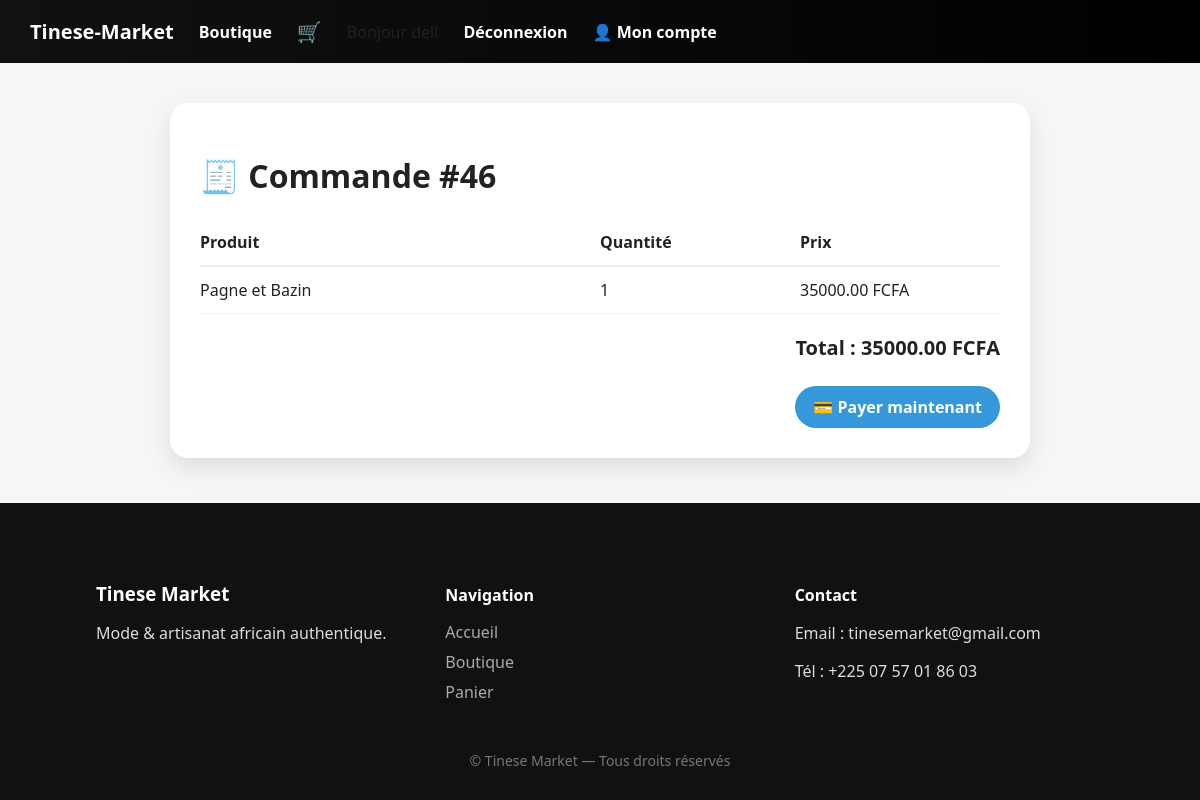
The app's page /orders/46/ (signed in) with its own data.
### orders/models.py (models this page shows, shortened)
class Order(models.Model):
    STATUS_CHOICES = (
        ('pending', 'En attente'),
        ('paid', 'Payée'),
    )
    user = models.ForeignKey(settings.AUTH_USER_MODEL, on_delete=models.CASCADE)
    total_price = models.DecimalField(max_digits=10, decimal_places=2, default=0)
    status = models.CharField(max_length=20, choices=STATUS_CHOICES, default='pending')
    created_at = models.DateTimeField(auto_now_add=True)

class OrderItem(models.Model):
    order = models.ForeignKey(Order, related_name='items', on_delete=models.CASCADE)
    product = models.ForeignKey(Product, on_delete=models.CASCADE)
    price = models.DecimalField(max_digits=10, decimal_places=2)
    quantity = models.PositiveIntegerField()

### boutique/models.py (models this page shows, shortened)
class Product(models.Model):
    category = models.ForeignKey(
    Category,
    related_name='products',
    on_delete=models.CASCADE,
    null=True,
    blank=True
)
    name = models.CharField(max_length=200)
    description = models.TextField()
    price = models.DecimalField(max_digits=8, decimal_places=2)
    stock = models.PositiveIntegerField(default=0)
    image = models.ImageField(upload_to='products/', blank=True)

### orders/views.py (the view)
# urls.py: path('<int:order_id>/', views.order_detail, name='order_detail'),
@login_required
def order_detail(request, order_id):
    order = get_object_or_404(
        Order,
        id=order_id,
        user=request.user
    )
    return render(request, 'orders/order_detail.html', {
        'order': order
    })

### cart/cart.py (called while the page is built)
    def total_quantity(self):
        return sum(item['qty'] for item in self.cart.values())

### cart/context_processors.py (called while the page is built)
def cart_info(request):
    cart = Cart(request)
    return {
        'cart_count': cart.total_quantity()
    }

### templates/orders/order_detail.html (shortened to what this page needs)
{% extends "base.html" %}
{% block content %}
<div class="order-card">
    <h1>🧾 Commande #{{ order.id }}</h1>
    <div class="order-header">
        <span>Produit</span>
        <span>Quantité</span>
        <span>Prix</span>
    </div>
    {% for item in order.items.all %}
    <div class="order-row">
        <span>{{ item.product.name }}</span>
        <span>{{ item.quantity }}</span>
        <span>{{ item.price }} FCFA</span>
    </div>
    {% endfor %}
    <div class="order-total">
        <strong>Total : {{ order.total_price }} FCFA</strong>
    </div>
    <div class="order-pay">
        <a href="{% url 'payment_start' order.id %}" class="btn primary">
            💳 Payer maintenant
        </a>
    </div>
</div>
{% endblock %}

### templates/base.html (shortened to what this page needs)
{% load static %}
<!DOCTYPE html>
<html lang="fr">
<head>
    <link rel="stylesheet" href="{% static 'css/style.css' %}">
</head>
<body>
    <nav>
        <a href="{% url 'home' %}" class="logo">Tinese-Market</a>
        <a href="{% url 'shop' %}">Boutique</a>
        <a href="{% url 'cart_detail' %}" class="cart-link">
            🛒
        </a>
         {% if user.is_authenticated %}
            <span>Bonjour {{ user.username }}</span>
            <a href="{% url 'logout' %}">Déconnexion</a>
             <a href="{% url 'my_orders' %}">👤 Mon compte</a>
        {% else %}
            <a href="{% url 'register' %}">Inscription</a>
            <a href="{% url 'login' %}">Connexion</a>
        {% endif %}
    </nav>
    <main>
        {% block content %}
        {% endblock %}
    </main>
    <footer class="footer">
    <div class="footer-grid">
        <div>
            <h3>Tinese Market</h3>
            <p>Mode & artisanat africain authentique.</p>
        </div>
        <div>
            <h4>Navigation</h4>
            <a href="{% url 'home' %}">Accueil</a>
            <a href="{% url 'shop' %}">Boutique</a>
            <a href="{% url 'cart_detail' %}">Panier</a>
        </div>
        <div>
            <h4>Contact</h4>
            <p>Email : tinesemarket@gmail.com</p>
            <p>Tél : +225 07 57 01 86 03</p>
        </div>
    </div>
    <div class="footer-bottom">
        © Tinese Market — Tous droits réservés
    </div>
</footer>
</body>
</html>

### static/css/style.css (style rules this page uses)
body { font-family: "Segoe UI", Arial, sans-serif; margin: 0; background: #f4f6f8; color: #222; }
h1, h2, h3 { font-weight: 700; }
nav { background: linear-gradient(90deg, #111, #000); padding: 18px 30px; display: flex; align-items: center; gap: 25px; }
nav a { color: white; text-decoration: none; font-weight: 600; position: relative; }
nav a::after { content: ""; position: absolute; bottom: -6px; left: 0; width: 0; height: 2px; background: #e91e63; transition: width 0.3s ease; }
.cart-link { position: relative; }
.btn { padding: 10px 18px; border-radius: 25px; text-decoration: none; font-weight: 600; display: inline-block; }
.primary { background: #3498db; color: white; }
.order-card { max-width: 800px; margin: 40px auto; background: white; padding: 30px; border-radius: 18px; box-shadow: 0 10px 25px rgba(0,0,0,.1); }
.order-header, .order-row { display: grid; grid-template-columns: 2fr 1fr 1fr; padding: 12px 0; }
.order-header { font-weight: bold; border-bottom: 2px solid #eee; }
.order-row { border-bottom: 1px solid #f0f0f0; }
.order-total { text-align: right; font-size: 20px; margin-top: 20px; }
.order-pay { text-align: right; margin-top: 25px; }
.footer { background: #111; color: #ddd; padding: 60px 8% 30px; }
.footer-grid { display: grid; grid-template-columns: repeat(auto-fit, minmax(220px, 1fr)); gap: 40px; }
.footer h3, .footer h4 { color: white; margin-bottom: 15px; }
.footer a { color: #aaa; text-decoration: none; margin-bottom: 8px; display: block; }
.footer-bottom { text-align: center; margin-top: 40px; font-size: 14px; color: #777; }
.logo { font-size: 20px; font-weight: bold; color: white; text-decoration: none; }
.cart-link { font-size: 20px; }
html, body { height: 100%; }
body { display: flex; flex-direction: column; }
main { flex: 1; }

### records on screen
Order: id "46", total_price "35000.00"
OrderItem: product.name "Pagne et Bazin", quantity "1", price "35000.00"

### other values on screen
{{ user.username }} "dell"
